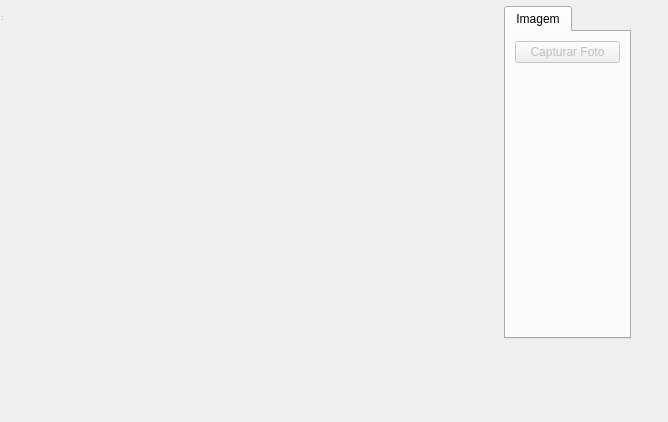
<?xml version="1.0" encoding="UTF-8"?>
<ui version="4.0">
 <class>Camera</class>
 <widget class="QDialog" name="Camera">
  <property name="geometry">
   <rect>
    <x>0</x>
    <y>0</y>
    <width>668</width>
    <height>422</height>
   </rect>
  </property>
  <property name="windowTitle">
   <string>Camera</string>
  </property>
  <widget class="QWidget" name="centralwidget">
   <property name="geometry">
    <rect>
     <x>0</x>
     <y>0</y>
     <width>631</width>
     <height>339</height>
    </rect>
   </property>
   <layout class="QGridLayout" name="gridLayout_3">
    <item row="0" column="0" rowspan="2">
     <widget class="QStackedWidget" name="stackedWidget">
      <property name="sizePolicy">
       <sizepolicy hsizetype="Preferred" vsizetype="Preferred">
        <horstretch>1</horstretch>
        <verstretch>0</verstretch>
       </sizepolicy>
      </property>
      <property name="palette">
       <palette>
        <active>
         <colorrole role="Base">
          <brush brushstyle="SolidPattern">
           <color alpha="255">
            <red>255</red>
            <green>255</green>
            <blue>255</blue>
           </color>
          </brush>
         </colorrole>
         <colorrole role="Window">
          <brush brushstyle="SolidPattern">
           <color alpha="255">
            <red>145</red>
            <green>145</green>
            <blue>145</blue>
           </color>
          </brush>
         </colorrole>
        </active>
        <inactive>
         <colorrole role="Base">
          <brush brushstyle="SolidPattern">
           <color alpha="255">
            <red>255</red>
            <green>255</green>
            <blue>255</blue>
           </color>
          </brush>
         </colorrole>
         <colorrole role="Window">
          <brush brushstyle="SolidPattern">
           <color alpha="255">
            <red>145</red>
            <green>145</green>
            <blue>145</blue>
           </color>
          </brush>
         </colorrole>
        </inactive>
        <disabled>
         <colorrole role="Base">
          <brush brushstyle="SolidPattern">
           <color alpha="255">
            <red>145</red>
            <green>145</green>
            <blue>145</blue>
           </color>
          </brush>
         </colorrole>
         <colorrole role="Window">
          <brush brushstyle="SolidPattern">
           <color alpha="255">
            <red>145</red>
            <green>145</green>
            <blue>145</blue>
           </color>
          </brush>
         </colorrole>
        </disabled>
       </palette>
      </property>
      <property name="currentIndex">
       <number>0</number>
      </property>
      <widget class="QWidget" name="viewfinderPage">
       <layout class="QGridLayout" name="gridLayout_5">
        <item row="0" column="0">
         <widget class="QCameraViewfinder" name="viewfinder" native="true"/>
        </item>
       </layout>
      </widget>
      <widget class="QWidget" name="previewPage">
       <layout class="QGridLayout" name="gridLayout_4">
        <item row="0" column="0">
         <widget class="QLabel" name="lastImagePreviewLabel">
          <property name="sizePolicy">
           <sizepolicy hsizetype="Preferred" vsizetype="MinimumExpanding">
            <horstretch>0</horstretch>
            <verstretch>0</verstretch>
           </sizepolicy>
          </property>
          <property name="frameShape">
           <enum>QFrame::Box</enum>
          </property>
          <property name="text">
           <string/>
          </property>
         </widget>
        </item>
       </layout>
      </widget>
     </widget>
    </item>
    <item row="1" column="1" colspan="2">
     <widget class="QTabWidget" name="captureWidget">
      <property name="currentIndex">
       <number>0</number>
      </property>
      <widget class="QWidget" name="tab_2">
       <attribute name="title">
        <string>Imagem</string>
       </attribute>
       <layout class="QGridLayout" name="gridLayout">
        <item row="1" column="0">
         <spacer name="verticalSpacer_2">
          <property name="orientation">
           <enum>Qt::Vertical</enum>
          </property>
          <property name="sizeHint" stdset="0">
           <size>
            <width>20</width>
            <height>161</height>
           </size>
          </property>
         </spacer>
        </item>
        <item row="0" column="0">
         <widget class="QPushButton" name="takeImageButton">
          <property name="enabled">
           <bool>false</bool>
          </property>
          <property name="text">
           <string>Capturar Foto</string>
          </property>
          <property name="default">
           <bool>true</bool>
          </property>
         </widget>
        </item>
       </layout>
      </widget>
     </widget>
    </item>
   </layout>
  </widget>
  <widget class="QStatusBar" name="statusbar">
   <property name="geometry">
    <rect>
     <x>0</x>
     <y>0</y>
     <width>3</width>
     <height>22</height>
    </rect>
   </property>
  </widget>
 </widget>
 <customwidgets>
  <customwidget>
   <class>QCameraViewfinder</class>
   <extends>QWidget</extends>
   <header>qcameraviewfinder.h</header>
   <container>1</container>
  </customwidget>
 </customwidgets>
 <resources/>
 <connections>
  <connection>
   <sender>takeImageButton</sender>
   <signal>clicked()</signal>
   <receiver>Camera</receiver>
   <slot>takeImage()</slot>
   <hints>
    <hint type="sourcelabel">
     <x>625</x>
     <y>132</y>
    </hint>
    <hint type="destinationlabel">
     <x>603</x>
     <y>169</y>
    </hint>
   </hints>
  </connection>
 </connections>
 <slots>
  <slot>record()</slot>
  <slot>pause()</slot>
  <slot>stop()</slot>
  <slot>enablePreview(bool)</slot>
  <slot>configureCaptureSettings()</slot>
  <slot>takeImage()</slot>
  <slot>startCamera()</slot>
  <slot>toggleLock()</slot>
  <slot>setMuted(bool)</slot>
  <slot>stopCamera()</slot>
  <slot>setExposureCompensation(int)</slot>
 </slots>
</ui>
